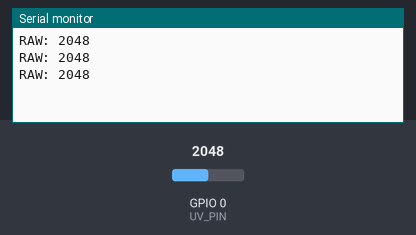
Recording of a sketch running on a simulated ESP32-C3. Shown: the last lines printed to the serial monitor. The test bench sets the inputs (shaded band); at power-on: GPIO 0 (UV_PIN) = 2048.

Above: at 1.3 s.
1.4 s: GPIO 0 (UV_PIN) set to 2866
At 1.9 s:
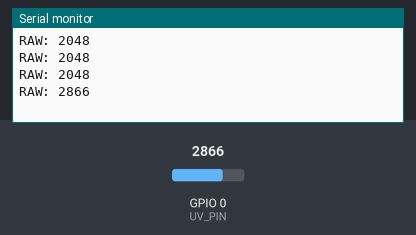
2.9 s: GPIO 0 (UV_PIN) set to 3603
At 3.4 s:
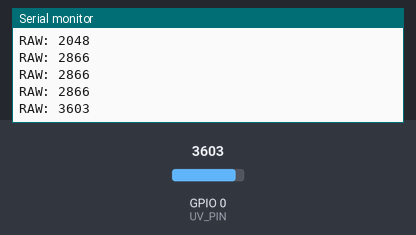
Timing chart, 0 to 5.9 s (numbered marks = the images above; inputs shaded):
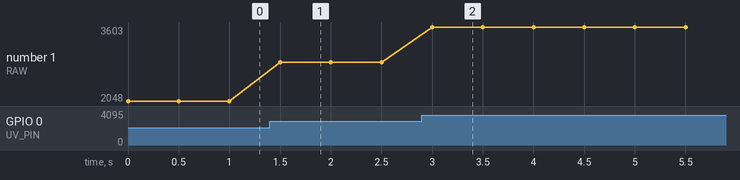

Measured:
- after the input at 1.4 s, the serial monitor: prints a new line after 0.10 s (image 1)
- after the input at 2.9 s, the serial monitor: prints a new line after 0.10 s (image 2)
- plotted number 1: 2048 → 2866 after the input at 1.4 s, 2866 → 3603 after the input at 2.9 s

The sketch:

UV_test.ino
```cpp
/**
 * @file UV_test.ino
 * @brief This Arduino sketch reads analog values from a UV sensor connected to pin 0 on an ESP32-C3 SuperMini board.
 *        It initializes serial communication at 115200 baud and sets the ADC attenuation to 11dB for better sensitivity.
 *        In the main loop, it continuously reads the raw analog value, prints it to the serial monitor, and waits 500ms before the next reading.
 *        This is a basic test code for UV sensor functionality, useful for debugging and calibration purposes.
 * @author @jpg.py
 * @date 2026-27-04
 * @board ESP32-C3 SuperMini
 * @config ADC attenuation: 11dB (analogSetAttenuation(ADC_11db))
 * @pin UV_PIN: 0 (analog input for UV sensor)
 */
#include <Arduino.h>

#define UV_PIN 0

void setup() {
  Serial.begin(115200);
  analogSetAttenuation(ADC_11db);
}

void loop() {
  int raw = analogRead(UV_PIN);

  Serial.print("RAW: ");
  Serial.println(raw);

  delay(500);
}
```
